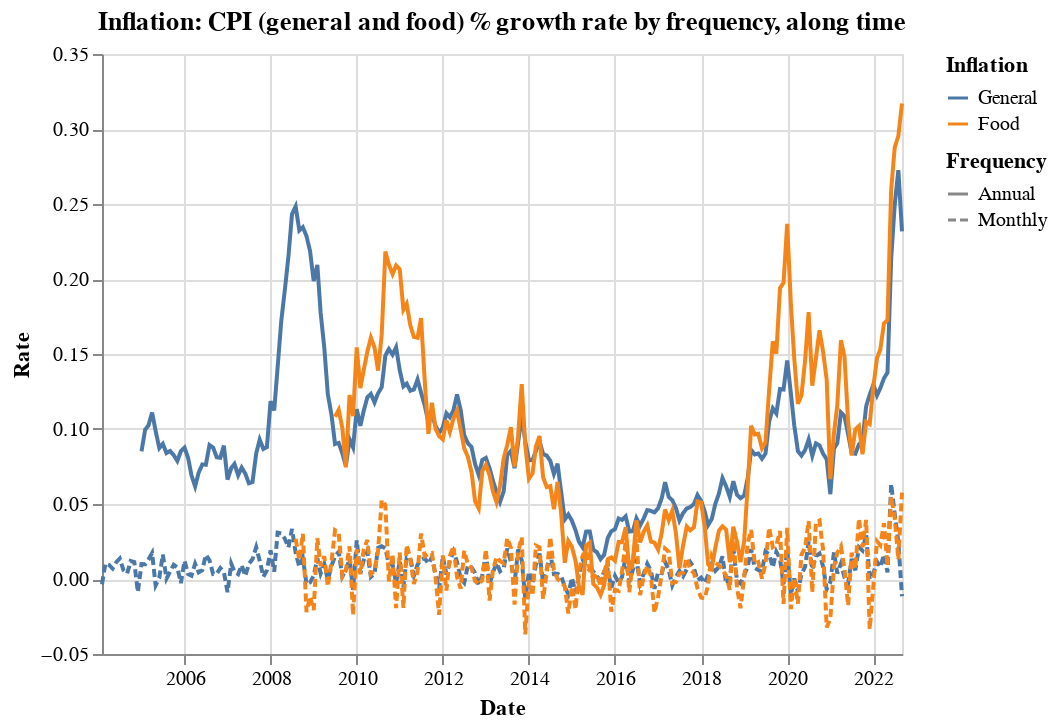

The cell this chart's notebook holds for it:
### Code cell
# Plot with all products
plot = alt.Chart(source).mark_line(size = 2).encode(
    alt.X('Date:T', title="Date"),
    alt.Y('rate:Q', title="Rate"),
    alt.Color('Inflation:N', sort=["General","Food"]),
    alt.StrokeDash('Frequency:N', sort=["Annual", "Monthly"]),
    tooltip=['Inflation', 'Frequency', 'Date', 'rate']
).properties(title="Inflation: CPI (general and food) % growth rate by frequency, along time",
             width=400, height=300
            )
plot

### Figure 1 — Vega-Lite specification as saved in the notebook (floating-point values rounded to 4 significant figures; data arrays with more than 128 entries replaced by an {"elided": "..."} marker saying what was removed)
{"$schema": "https://vega.github.io/schema/vega-lite/v4.8.1.json", "config": {"view": {"continuousHeight": 300, "continuousWidth": 400}}, "data": {"name": "data-873b3e9284a56d6c603bceb20f4e351b"}, "datasets": {"data-873b3e9284a56d6c603bceb20f4e351b": {"elided": "766 records"}}, "encoding": {"color": {"field": "Inflation", "sort": ["General", "Food"], "type": "nominal"}, "strokeDash": {"field": "Frequency", "sort": ["Annual", "Monthly"], "type": "nominal"}, "tooltip": [{"field": "Inflation", "type": "nominal"}, {"field": "Frequency", "type": "nominal"}, {"field": "Date", "type": "nominal"}, {"field": "rate", "type": "quantitative"}], "x": {"field": "Date", "title": "Date", "type": "temporal"}, "y": {"field": "rate", "title": "Rate", "type": "quantitative"}}, "height": 300, "mark": {"size": 2, "type": "line"}, "title": "Inflation: CPI (general and food) % growth rate by frequency, along time", "width": 400}
